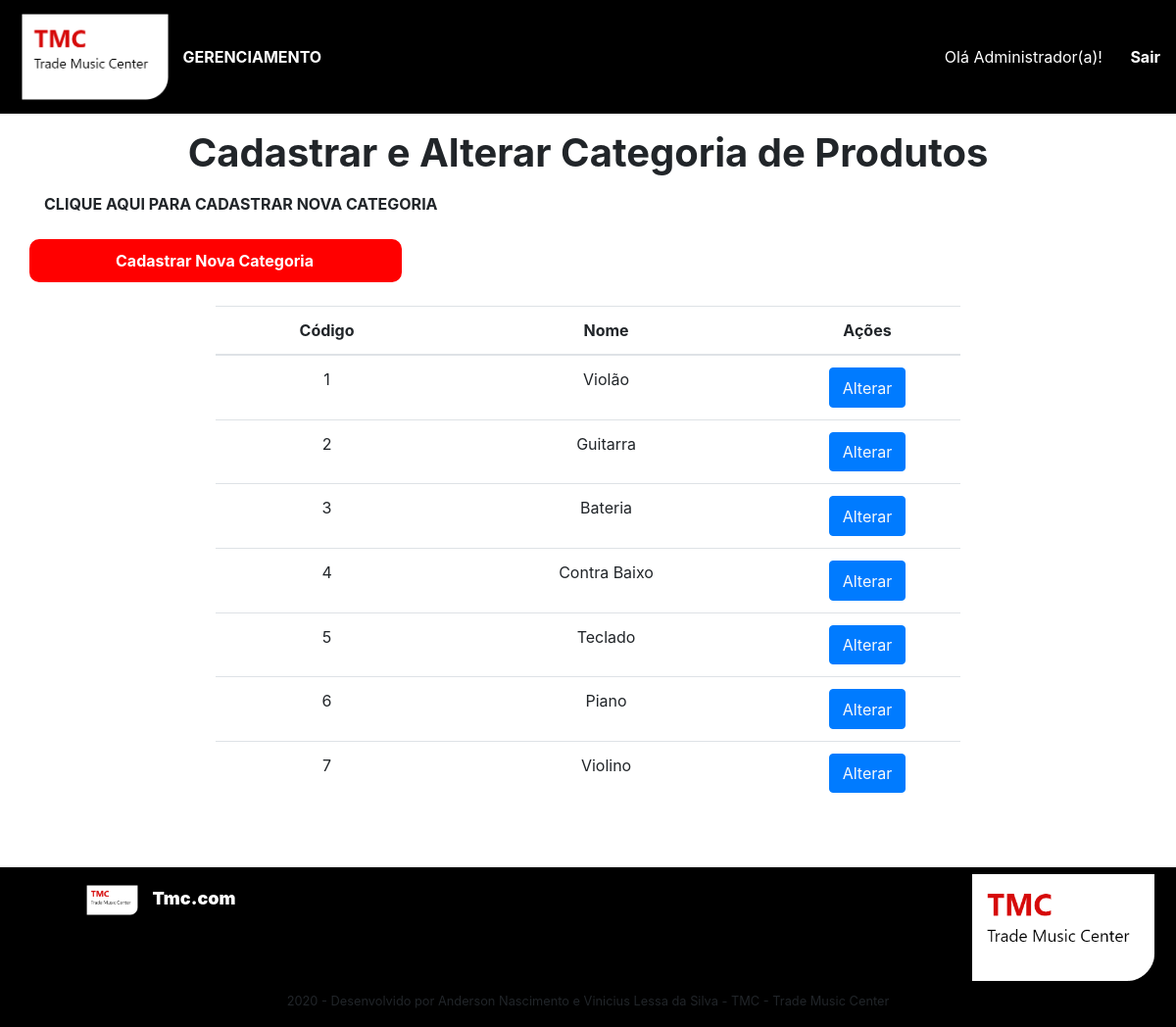
The app's page /Views/produtos/categ-index.php with its own data.
### tables this page shows
CREATE TABLE `categoria` (
  `cod_categoria` int(11) NOT NULL,
  `nome_categoria` varchar(50) NOT NULL
);

### Models/m_produto.php (called while the page is built, shortened)
<?php
function listarcategoria($conn)
{
  $sql = 'SELECT cod_categoria, nome_categoria FROM categoria';
  $stmt = $conn->prepare($sql);
  $stmt->execute();
  $result = $stmt->get_result()->fetch_all(MYSQLI_ASSOC);
  return $result;
}

### Controllers/c_produto.php (called while the page is built, shortened)
<?php
$conn = require SITE_PATH . '/Models/conexao.php';
include SITE_PATH . '/Models/m_produto.php';
if (isset($categorias)) {
  $categorias = listarcategoria($conn);
}

### Views/produtos/categ-index.php (the view, shortened to what this page needs)
<?php
require SITE_PATH . '/Controllers/c_produto.php';
?>
<!DOCTYPE html>
<html lang="pt-br">
<head>
  <link rel="stylesheet" href="<?php echo SITE_URL ?>/css/bootstrap.min.css">
  <link rel="stylesheet" href="<?php echo SITE_URL ?>/css/styles.css">
  <link rel="stylesheet" href="https://cdnjs.cloudflare.com/ajax/libs/font-awesome/5.11.2/css/all.css">
</head>
<body>
  <?php include SITE_PATH . '/includes/menu-adm.php'; ?>
  <main class="min-h-75">
    <div class="container">
      <div class="row justify-content-md-center">
        <h1 class="font-weight-bold mt-3">Cadastrar e Alterar Categoria de Produtos</h1>
      </div>
      <p class="font-weight-bold mt-2">CLIQUE AQUI PARA CADASTRAR NOVA CATEGORIA</p>
      <div class="row">
        <a class="col-4 font-weight-bold btn btn-block btn-adm my-2 mb-4 pt-2 pb-2" href="<?php echo SITE_URL ?>/Views/produtos/create-categ.php" role="button">Cadastrar Nova Categoria</a>
      </div>
      <div class="row justify-content-md-center">
        <table class="col-8 table text-center " style="width: 65%">
          <thead>
            <tr>
              <th>Código</th>
              <th>Nome</th>
              <th>Ações</th>
            </tr>
          </thead>
          <tbody>
            <?php foreach ($categorias as $linha) { ?>
              <tr>
                <td><?php echo $linha['cod_categoria'] ?>
                </td>
                <td><?php echo $linha['nome_categoria'] ?>
                <td class="col-3">
                <button type="button" class="btn btn-primary"><a class="btn text-light p-0" href="<?php echo SITE_URL ?>/Views/produtos/alter-categ.php?categoria=<?php echo $linha['cod_categoria']; ?>&nome=<?php echo $linha['nome_categoria']; ?>" role="button">Alterar</a></button>
                </td>
              </tr>
            <?php } ?>
          </tbody>
        </table>
      </div>
    </div>
  </main>
  <?php include SITE_PATH . '/includes/footer-adm.php'; ?>
</body>
</html>

### css/styles.css (style rules this page uses)
html, body { margin: 0; padding: 0; height: 100%; }
.btn-adm { background-color: #ff0000; color: #ffffff; border: 1px solid #ffffff; transition: all 0.3s ease; border-radius: 10px; width: 50%; padding-left: 10px; font-size: 16px; border: 2px solid #ff0000; }
.min-h-75 { min-height: 75vh; }

### records on screen
categoria: cod_categoria "1", nome_categoria "Violão"
categoria: cod_categoria "2", nome_categoria "Guitarra"
categoria: cod_categoria "3", nome_categoria "Bateria"
categoria: cod_categoria "4", nome_categoria "Contra Baixo"
categoria: cod_categoria "5", nome_categoria "Teclado"
categoria: cod_categoria "6", nome_categoria "Piano"
categoria: cod_categoria "7", nome_categoria "Violino"
